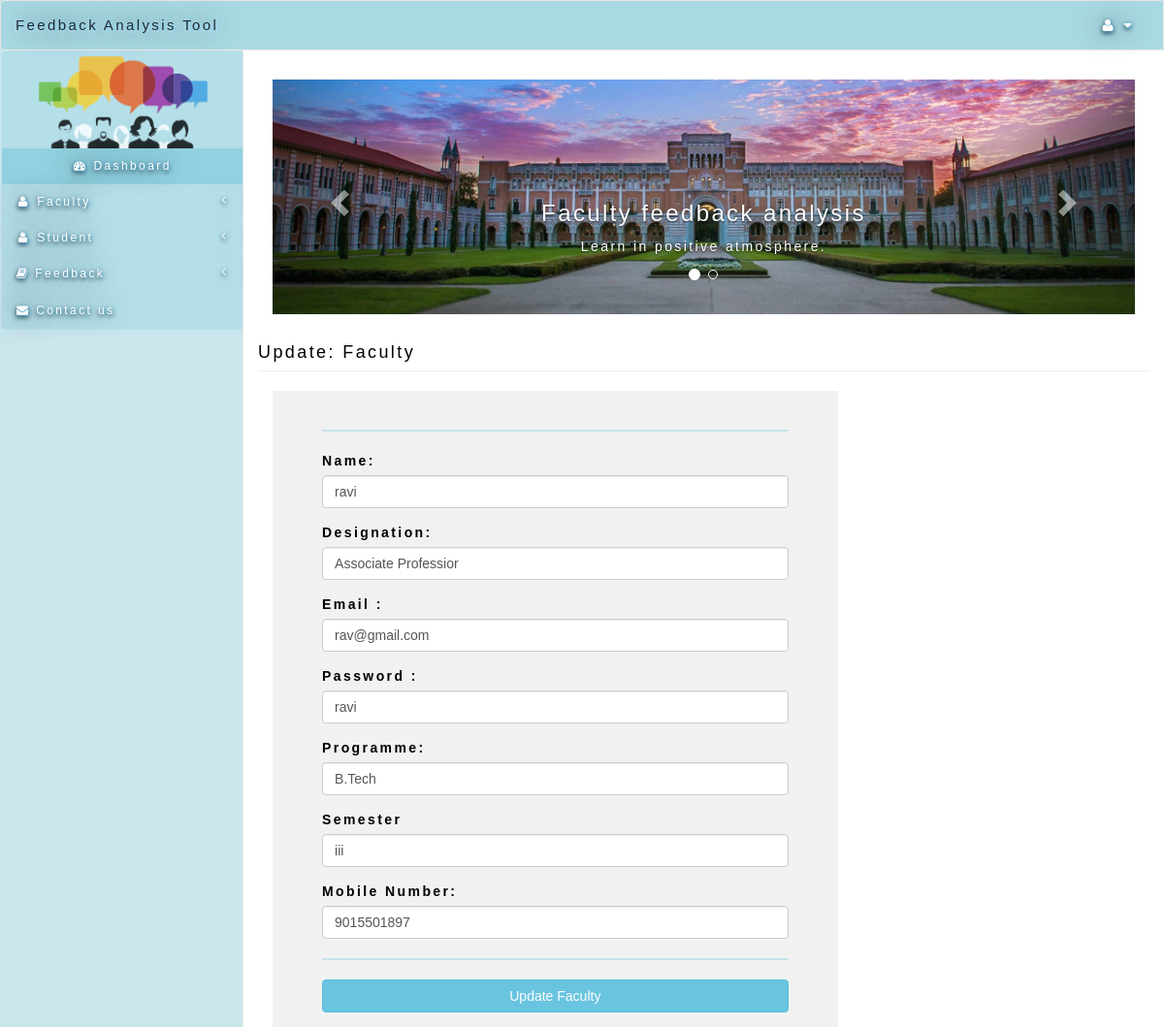
The app's page /admin/dashboard.php?id=7&info=edit_faculty (signed in) with its own data.
### tables this page shows
CREATE TABLE `faculty` (
  `id` int(11) NOT NULL,
  `user_alias` varchar(30) NOT NULL,
  `Name` varchar(30) NOT NULL,
  `designation` varchar(100) NOT NULL,
  `programme` varchar(50) NOT NULL,
  `semester` varchar(10) NOT NULL,
  `email` varchar(255) NOT NULL,
  `password` varchar(75) NOT NULL,
  `mobile` bigint(20) NOT NULL,
  `date` datetime NOT NULL,
  `status` int(11) NOT NULL
);

### admin/edit_faculty.php (the view, shortened to what this page needs)
<?php
	extract($_POST);
$con=mysqli_query($conn,"select * from faculty where id='".$_GET['id']."'");
$res=mysqli_fetch_assoc($con);
?>
<h4 class="page-header">Update: Faculty</h4>
<div class="col-md-8">
          <div class="card" style="background-color: #f1f1f1">
      <div class="card-body" style="background-color: #f1f1f1">
        <div class="row">
            <div class="col-md-1"></div>
            <div class="col-md-10">
	<form method="post">
	<fieldset>
        <div class="control-group form-group">
    	<div class="controls">
        </div>
   	</div>
        <hr style="border:1px solid rgba(93, 188, 210,0.3);">
	<div class="control-group form-group">
    	<div class="controls">
        	<label>Name:</label>
            	<input type="text" value="<?php echo @$res['Name'];?>" name="n" class="form-control" required>
        </div>
   	</div>
	<div class="control-group form-group">
    	<div class="controls">
        	<label>Designation:</label>
            	<input type="text" value="<?php echo @$res['designation'];?>" name="desg" class="form-control" required>
        </div>
   	</div>
	<div class="control-group form-group">
    	<div class="controls">
        	<label>Email :</label>
            	<input type="email" value="<?php echo @$res['email'];?>"  name="email" class="form-control" required>
        </div>
    </div>
	<div class="control-group form-group">
    	<div class="controls">
        	<label>Password :</label>
          <input type="text" value="<?php echo @$res['password'];?>"  name="pass" class="form-control" required>
        </div>
    </div>
	<div class="control-group form-group">
    	<div class="controls">
        	<label>Programme:</label>
  <input type="text"  name="prg" value="<?php echo @$res['programme'];?>" class="form-control" required>
        </div>
    </div>
	<div class="control-group form-group">
    	<div class="controls">
        	<label>Semester</label>
  <input type="text"  name="sem" value="<?php echo @$res['semester'];?>" class="form-control" required>
        </div>
    </div>
	<div class="control-group form-group">
    	<div class="controls">
        	<label>Mobile Number:</label>
            	<input type="number" id="mob" value="<?php echo @$res['mobile'];?>" class="form-control" maxlength="10" name="mob"  required>
        </div>
  	</div>
        <hr style="border:1px solid rgba(93, 188, 210,0.3);">
	<div class="control-group form-group">
    	<div class="controls">
            	<input type="submit" class="btn btn-info btn-block" name="save" value="Update  Faculty"style="opacity: 0.9;">
        </div>
  	</div>
</fieldset>
</form>
</div>
</div>
</div>
</div>
</div>

### css/sb-admin-2.css (style rules this page uses)
body { background-color: #f8f8f8; }

### css/modern-business.css (style rules this page uses)
html, body { height: 100%; }
body { padding-top: 0px; font-family:'Gotu', sans-serif; letter-spacing: 0.2vw; }

### records on screen
faculty: n "ravi", desg "Associate Professior", email "rav@gmail.com", pass "ravi", prg "B.Tech", sem "iii", mob "9015501897"
